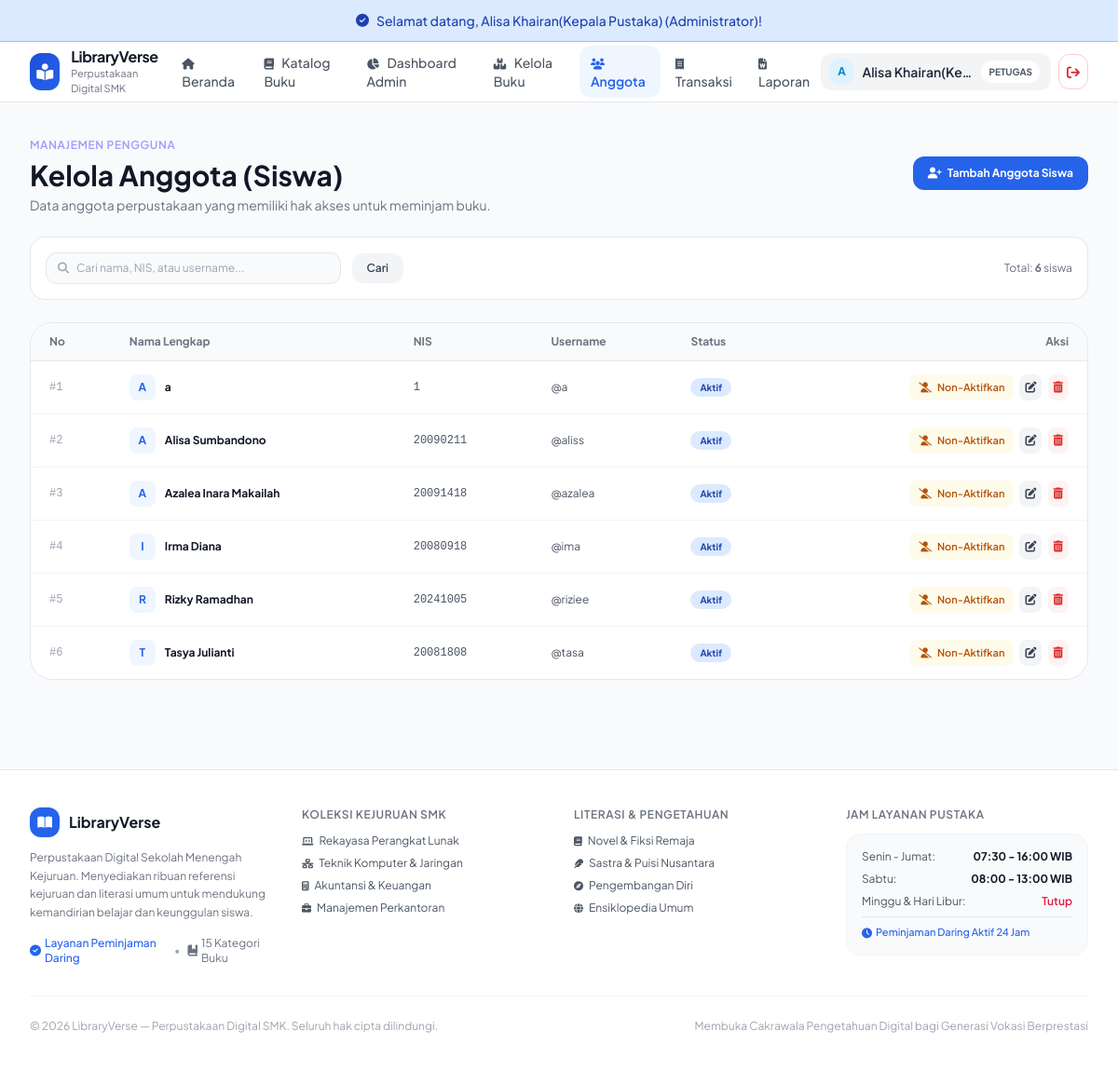
Page /index.php?c=anggota&a=index (signed in) on the committed database.
### tables this page shows
CREATE TABLE `user` (
  `id_user` int(11) NOT NULL,
  `nis` varchar(20) DEFAULT NULL,
  `nama_lengkap` varchar(100) NOT NULL,
  `username` varchar(30) NOT NULL,
  `password` varchar(255) NOT NULL,
  `role` enum('admin','pengguna') NOT NULL DEFAULT 'pengguna',
  `status` enum('Aktif','Non-Aktif') NOT NULL DEFAULT 'Aktif'
);

### controller/AnggotaController.php (called while the page is built, shortened)
<?php
require_once __DIR__ . '/../model/User.php';
class AnggotaController extends Controller {
    private $userModel;
    public function __construct() {
        $this->userModel = new User();
    }
    public function index() {
        $search = trim($_GET['q'] ?? '');
        $anggota = $this->userModel->getByRole('pengguna');
        $data = [
            'pageTitle' => 'Kelola Anggota Perpustakaan (Siswa)',
            'anggota' => $anggota,
            'search' => $search
        ];
        $this->view(
            'admin/anggota/index',
            $data
        );
    }
}
?>

### config/Database.php (called while the page is built, shortened)
<?php
class Database {
    private $host    = "localhost";
    private $user    = "root";
    private $pass    = "";
    private $dbname  = "xii_rpl_1_alisa_paket4";
    private $charset = "utf8mb4";
    private static $instance = null;
    private $dbh;
    private function __construct() {
        $dsn = "mysql:host=" . $this->host . ";dbname=" . $this->dbname . ";charset=" . $this->charset;
        $options = [
            PDO::ATTR_PERSISTENT         => false,
            PDO::ATTR_ERRMODE            => PDO::ERRMODE_EXCEPTION,
            PDO::ATTR_DEFAULT_FETCH_MODE => PDO::FETCH_ASSOC,
            PDO::ATTR_EMULATE_PREPARES   => false,
        ];
        try {
            $this->dbh = new PDO($dsn, $this->user, $this->pass, $options);
        } catch (PDOException $e) {
            $this->error = $e->getMessage();
            die("Koneksi Database Gagal: " . $this->error . "<br>Pastikan database <b>" . $this->dbname . "</b> sudah di-import di phpMyAdmin!");
        }
    }
    public static function getInstance() {
        if (self::$instance === null) {
            self::$instance = new self();
        }
        return self::$instance;
    }
    public function getConnection() {
        return $this->dbh;
    }
}

### model/Model.php (called while the page is built, shortened)
<?php
require_once __DIR__ . '/../config/Database.php';
abstract class Model {
    public function __construct() {
        $this->db = Database::getInstance()->getConnection();
    }
}

### model/User.php (called while the page is built, shortened)
<?php
require_once __DIR__ . '/Model.php';
class User extends Model {
    protected $table = 'user';
    public function getByRole($role) {
        $sql = "SELECT *
                FROM {$this->table}
                WHERE role = :role
                ORDER BY nama_lengkap ASC";
        $stmt = $this->db->prepare($sql);
        $stmt->execute([
            ':role' => $role
        ]);
        return $stmt->fetchAll();
    }
}
?>

### view/admin/anggota/index.php (the view, shortened to what this page needs)
<div class="max-w-7xl mx-auto px-4 sm:px-6 lg:px-8 py-8 space-y-6">
    <div class="flex flex-col sm:flex-row sm:items-center justify-between gap-4">
        <div>
            <span class="text-xs font-semibold text-[#A29BFE] uppercase tracking-wider">Manajemen Pengguna</span>
            <h1 class="text-2xl sm:text-3xl font-bold text-gray-900 mt-1">Kelola Anggota (Siswa)</h1>
            <p class="text-xs sm:text-sm text-gray-500 mt-1">
                Data anggota perpustakaan yang memiliki hak akses untuk meminjam buku.
            </p>
        </div>
        <a href="index.php?c=anggota&a=tambah"
           class="px-4 py-2.5 rounded-xl bg-[#8FA89B] hover:bg-[#789687] text-white text-xs font-bold transition flex items-center gap-1.5 shadow-xs self-start sm:self-auto">
            <i class="fa-solid fa-user-plus"></i> Tambah Anggota Siswa
        </a>
    </div>
    <div class="bg-white rounded-2xl p-4 border border-gray-200 shadow-xs flex items-center justify-between gap-4">
        <form action="index.php" method="GET" class="flex items-center gap-3 w-full sm:w-96">
            <div class="flex-grow flex items-center px-3 py-2 rounded-xl bg-gray-50 border border-gray-200 focus-within:bg-white focus-within:border-[#8FA89B] text-xs">
                <i class="fa-solid fa-magnifying-glass text-gray-400 mr-2"></i>
                <input
                    type="text"
                    name="q"
                    value="<?= htmlspecialchars($search ?? '', ENT_QUOTES, 'UTF-8') ?>"
                    placeholder="Cari nama, NIS, atau username..."
                    class="w-full bg-transparent border-none focus:outline-none"
                >
            </div>
            <button type="submit"
                    class="px-4 py-2 rounded-xl bg-gray-100 hover:bg-gray-200 text-gray-700 text-xs font-semibold transition shrink-0">
                Cari
            </button>
        </form>
        <span class="text-xs text-gray-500 shrink-0">
            Total: <strong><?= count($anggota ?? []) ?></strong> siswa
        </span>
    </div>
    <div class="bg-white rounded-3xl border border-gray-200 overflow-hidden shadow-xs">
        <div class="overflow-x-auto">
            <table class="w-full text-left text-xs text-gray-600">
                <thead class="bg-gray-50 text-gray-500 font-semibold border-b border-gray-200">
                    <tr>
                        <th class="px-5 py-3">No</th>
                        <th class="px-5 py-3">Nama Lengkap</th>
                        <th class="px-5 py-3">NIS</th>
                        <th class="px-5 py-3">Username</th>
                        <th class="px-5 py-3">Status</th>
                        <th class="px-5 py-3 text-right">Aksi</th>
                    </tr>
                </thead>
                <tbody class="divide-y divide-gray-100">
                    <?php if (empty($anggota)): ?>
                        <tr>
                            <td colspan="6" class="px-5 py-8 text-center text-gray-400">
                                Tidak ada anggota yang cocok dengan pencarian.
                            </td>
                        </tr>
                    <?php else: ?>
                        <?php $no = 1; ?>
                        <?php foreach ($anggota as $u): ?>
                            <?php
                                $idUser = (int) ($u['id_user'] ?? 0);
                                $nama = $u['nama_lengkap'] ?? '';
                                $status = $u['status'] ?? 'Aktif';
                            ?>
                            <tr class="hover:bg-gray-50/50 transition">
                                <td class="px-5 py-3.5 font-mono text-gray-400">
                                    #<?= $no++ ?>
                                </td>
                                <td class="px-5 py-3.5">
                                    <div class="flex items-center gap-2.5">
                                        <div class="w-7 h-7 rounded-lg bg-[#EAF0EC] text-[#557565] flex items-center justify-center font-bold text-xs">
                                            <?= htmlspecialchars(strtoupper(substr($nama, 0, 1)), ENT_QUOTES, 'UTF-8') ?>
                                        </div>
                                        <strong class="text-gray-900">
                                            <?= htmlspecialchars($nama, ENT_QUOTES, 'UTF-8') ?>
                                        </strong>
                                    </div>
                                </td>
                                <td class="px-5 py-3.5 font-mono">
                                    <?= htmlspecialchars($u['nis'] ?? '', ENT_QUOTES, 'UTF-8') ?>
                                </td>
                                <td class="px-5 py-3.5">
                                    @<?= htmlspecialchars($u['username'] ?? '', ENT_QUOTES, 'UTF-8') ?>
                                </td>
                                <td class="px-5 py-3.5">
                                    <?php if ($status === 'Aktif'): ?>
                                        <span class="px-2.5 py-1 rounded-full bg-emerald-100 text-emerald-800 text-[10px] font-bold">
                                            Aktif
                                        </span>
                                    <?php else: ?>
                                        <span class="px-2.5 py-1 rounded-full bg-red-100 text-red-800 text-[10px] font-bold">
                                            Non-Aktif
                                        </span>
                                    <?php endif; ?>
                                </td>
                                <td class="px-5 py-3.5 text-right space-x-1 whitespace-nowrap">
                                    <?php if ($idUser > 0): ?>
                                        <?php if ($status === 'Aktif'): ?>
                                            <a href="index.php?c=anggota&a=toggleStatus&id=<?= $idUser ?>"
                                               class="px-2.5 py-1.5 rounded-lg bg-amber-50 hover:bg-amber-100 text-amber-700 transition text-[11px] font-semibold inline-block"
                                               title="Non-Aktifkan Siswa"
                                               onclick="return confirm('Yakin ingin menonaktifkan siswa <?= htmlspecialchars($nama, ENT_QUOTES, 'UTF-8') ?>? Pastikan tidak ada tanggungan pinjaman buku.');">
                                                <i class="fa-solid fa-user-slash mr-1"></i> Non-Aktifkan
                                            </a>
                                        <?php endif; ?>
                                        <a href="index.php?c=anggota&a=edit&id=<?= $idUser ?>"
                                           class="p-1.5 rounded-lg bg-gray-100 hover:bg-gray-200 text-gray-700 transition inline-block"
                                           title="Edit Data Anggota">
                                            <i class="fa-solid fa-pen-to-square"></i>
                                        </a>
                                        <a href="index.php?c=anggota&a=hapus&id=<?= $idUser ?>"
                                           onclick="return confirm('Yakin Anda akan menghapus anggota ini?\n\nJika siswa masih memiliki pinjaman, sistem seharusnya menolak penghapusan.');"
                                           class="p-1.5 rounded-lg bg-red-50 hover:bg-red-100 text-red-600 transition inline-block"
                                           title="Hapus Anggota">
                                            <i class="fa-solid fa-trash-can"></i>
                                        </a>
                                    <?php endif; ?>
                                </td>
                            </tr>
                        <?php endforeach; ?>
                    <?php endif; ?>
                </tbody>
            </table>
        </div>
    </div>
</div>

### view/templates/header.php (style rules this page uses)
body { font-family: 'Plus Jakarta Sans', sans-serif; background-color: #F8FAFC; color: #1E293B; }
.bg-\[\#8FA89B\], .bg-\[\#557565\], .bg-\[\#6B8E7B\] { background-color: #2563EB !important; }
.text-\[\#557565\], .text-\[\#8FA89B\] { color: #2563EB !important; }
.bg-\[\#EAF0EC\] { background-color: #EFF6FF !important; }
[class*="bg-emerald-"], [class*="bg-[#d1fae5]"], [class*="bg-[#ecfdf5]"] { background-color: #DBEAFE !important; }
[class*="text-emerald-"], [class*="text-[#065f46]"] { color: #1E40AF !important; }

### rows in the picture
user: nama_lengkap "A", nama_lengkap "a", nis "1", username "a", status "Aktif"
user: nama_lengkap "A", nama_lengkap "Alisa Sumbandono", nis "20090211", username "aliss", status "Aktif"
user: nama_lengkap "A", nama_lengkap "Azalea Inara Makailah", nis "20091418", username "azalea", status "Aktif"
user: nama_lengkap "I", nama_lengkap "Irma Diana", nis "20080918", username "ima", status "Aktif"
user: nama_lengkap "R", nama_lengkap "Rizky Ramadhan", nis "20241005", username "riziee", status "Aktif"
user: nama_lengkap "T", nama_lengkap "Tasya Julianti", nis "20081808", username "tasa", status "Aktif"

### other values in the picture
$flash['message'] "Selamat datang, Alisa Khairan(Kepala Pustaka) (Administrator)!"
substr($userName, 0, 1) "A"
$userName "Alisa Khairan(Ke…"
count($anggota ?? []) "6"
